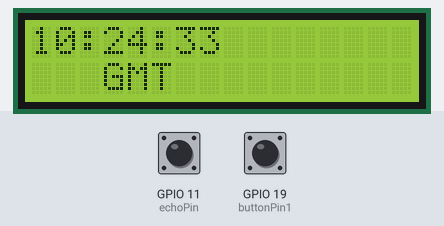
This sketch was run on a simulated ESP32-S3. On the bench: 16×2 character LCD. Inputs (shaded band) come from the test bench; at power-on: GPIO 19 (buttonPin1) LOW, GPIO 11 (echoPin) LOW. WiFi joins after 1.5 s; servers stay silent unless stated; the local clock reads 2024-03-15 10:24:30 at power-on unless the sketch sets it; what the sketch prints to the serial monitor is not drawn.

Above: at 4.2 s.
4.3 s: GPIO 19 (buttonPin1) pulled HIGH for 0.85 s
At 6.3 s:
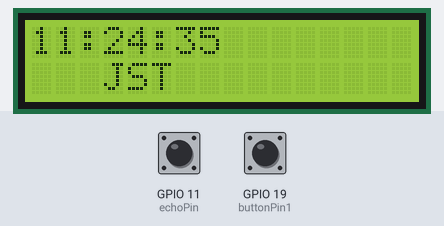
11.4 s: GPIO 19 (buttonPin1) pulled HIGH for 3.2 s
At 15.4 s:
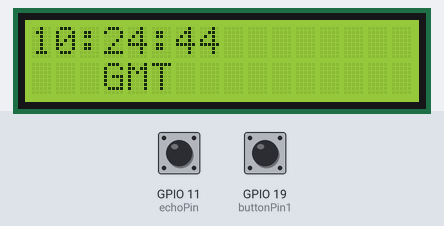
17.6 s: GPIO 11 (echoPin) pulsed HIGH 2 times (0.12 s each, 0.3 s apart)
At 19.0 s:
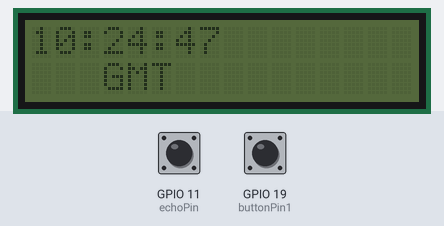
Timing chart, 0 to 20.6 s (numbered marks = the images above; inputs shaded):
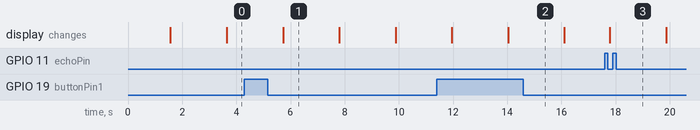

Measured:
- after the input at 4.3 s, the display: changes after 1.4 s (image 1)
- after the input at 11.4 s, the display: first differs from a run without the input after 2.6 s (image 2)
- after the input at 17.6 s, the display: changes after 0.19 s (image 3)
- what the display in image 1 shows lasts 2.1 s, from 5.7 s to 7.8 s

The sketch:

lab4.ino
```cpp
#include <WiFi.h>
#include <LiquidCrystal_I2C.h>
#include "time.h"


#define I2C_SDA 17
#define I2C_SCL 18

LiquidCrystal_I2C lcd(0x27, 16, 2); // set the LCD address to 0x27 for a 16 chars and 2 line display

// set your wifi’s ssid and password const char* ssid = "YOUR_SSID";
const char* ssid = "AndroidAPC113";
const char* password = "psei1964";

// the address of the  NTP Server
const char* ntpServer = "time.stdtime.gov.tw";
const long gmtOffset_sec = 8*60*60; // Adjust the offset for your timezone
const int daylightOffset_sec = 0; // Change the Daylight offset (in seconds)

// other pins & variables
int buttonPin1 = 19;
int buttonStatus = 0;

int const trigPin = 12;
int const echoPin = 11;
int Duration;
int Distance;

void printLocalTime() {
  struct tm timeinfo;
  if(!getLocalTime(&timeinfo)){
    Serial.println("Failed to obtain time");
    return;
  }
  Serial.println(&timeinfo, "%A, %B %d %Y %H:%M:%S");
}

void setup() {
  Serial.begin(115200);

  // WiFi
  //connect to WiFi
  Serial.printf("Connecting to %s ", ssid);
  WiFi.begin(ssid, password);
  while (WiFi.status() != WL_CONNECTED) {
    delay(500);
    Serial.print(".");
  }
  Serial.println(" CONNECTED");


  //init and get the time
  configTime(gmtOffset_sec, daylightOffset_sec, ntpServer);
  printLocalTime();
  //disconnect WiFi as it's no longer needed
  WiFi.disconnect(true);
  WiFi.mode(WIFI_OFF);


  // setting I2C
  Wire.begin(I2C_SDA, I2C_SCL);
  lcd.init(); // initialize the lcd
  lcd.backlight(); // turn on backlight.
  // Note. lcd.noBacklight() means turn off.

  // setting pin
  pinMode(buttonPin1, INPUT);
  pinMode(trigPin,OUTPUT);
  pinMode(echoPin,INPUT);

}

void loop() {
  delay(1000);
  printLocalTime();

  // button status
  if(digitalRead(buttonPin1) == HIGH)
  {

    Serial.print("status:");
    Serial.println(buttonStatus);
    if(buttonStatus == 0)
      buttonStatus = 1;
    else
      buttonStatus = 0;
  }

  // distance
  digitalWrite(trigPin,LOW);
  delay(2);
  digitalWrite(trigPin,HIGH); //發射超音波
  delay(10);
  digitalWrite(trigPin,LOW);
  Duration = pulseIn(echoPin,HIGH); //超音波發射到接收的時間
  Distance = Duration*0.034/2; //計算距離(cm)
  delay(50); //delay 50ms
  Serial.println(Distance);

  // backlight
  if(Distance < 10)
    lcd.backlight();
  else
    lcd.noBacklight();


  // time info and lcd
  struct tm timeinfo;
  if(!getLocalTime(&timeinfo)){
    Serial.println("Failed to obtain time");
    return;
  }
  int hour = timeinfo.tm_hour;
  int min = timeinfo.tm_min;
  int sec = timeinfo.tm_sec;
  if(buttonStatus == 0)
  {
    lcd.clear(); // Clears the LCD screen
    lcd.setCursor(0,0);
    lcd.print(hour);
    lcd.print(":");
    lcd.print(min);
    lcd.print(":");
    lcd.print(sec);
    lcd.setCursor(3,1);
    lcd.print("GMT");
  }
  else
  {
    lcd.clear(); // Clears the LCD screen
    lcd.setCursor(0,0);
    lcd.print(hour+1);
    lcd.print(":");
    lcd.print(min);
    lcd.print(":");
    lcd.print(sec);
    lcd.setCursor(3,1);
    lcd.print("JST");
  }
}
```
